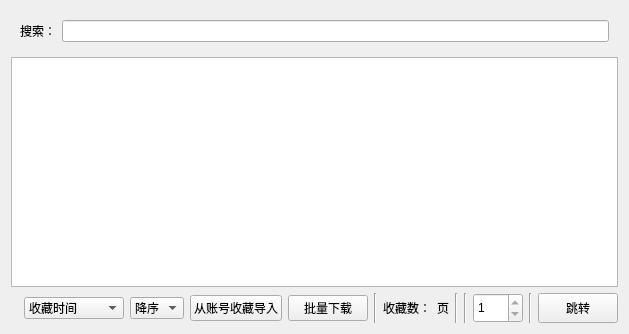
<?xml version="1.0" encoding="UTF-8"?>
<ui version="4.0">
 <class>LocalFavorite</class>
 <widget class="QWidget" name="LocalFavorite">
  <property name="geometry">
   <rect>
    <x>0</x>
    <y>0</y>
    <width>628</width>
    <height>334</height>
   </rect>
  </property>
  <property name="windowTitle">
   <string>收藏</string>
  </property>
  <layout class="QGridLayout" name="gridLayout_2">
   <item row="1" column="0">
    <layout class="QGridLayout" name="gridLayout_3">
     <item row="0" column="0">
      <widget class="ComicListWidget" name="bookList">
       <property name="styleSheet">
        <string notr="true"/>
       </property>
      </widget>
     </item>
    </layout>
   </item>
   <item row="2" column="0">
    <layout class="QGridLayout" name="gridLayout_4">
     <item row="0" column="0">
      <layout class="QHBoxLayout" name="horizontalLayout">
       <item>
        <widget class="QLabel" name="msgLabel">
         <property name="text">
          <string/>
         </property>
        </widget>
       </item>
       <item>
        <widget class="QComboBox" name="sortKeyCombox">
         <property name="enabled">
          <bool>true</bool>
         </property>
         <property name="minimumSize">
          <size>
           <width>100</width>
           <height>0</height>
          </size>
         </property>
         <item>
          <property name="text">
           <string>收藏时间</string>
          </property>
         </item>
        </widget>
       </item>
       <item>
        <widget class="QComboBox" name="sortIdCombox">
         <property name="enabled">
          <bool>true</bool>
         </property>
         <item>
          <property name="text">
           <string>降序</string>
          </property>
         </item>
         <item>
          <property name="text">
           <string>升序</string>
          </property>
         </item>
        </widget>
       </item>
       <item>
        <widget class="QPushButton" name="importButton">
         <property name="text">
          <string>从账号收藏导入</string>
         </property>
        </widget>
       </item>
       <item>
        <widget class="QPushButton" name="allDownButton">
         <property name="text">
          <string>批量下载</string>
         </property>
        </widget>
       </item>
       <item>
        <spacer name="horizontalSpacer">
         <property name="orientation">
          <enum>Qt::Horizontal</enum>
         </property>
         <property name="sizeHint" stdset="0">
          <size>
           <width>40</width>
           <height>20</height>
          </size>
         </property>
        </spacer>
       </item>
       <item>
        <widget class="Line" name="line_2">
         <property name="orientation">
          <enum>Qt::Vertical</enum>
         </property>
        </widget>
       </item>
       <item>
        <widget class="QLabel" name="nums">
         <property name="minimumSize">
          <size>
           <width>0</width>
           <height>30</height>
          </size>
         </property>
         <property name="text">
          <string>收藏数：</string>
         </property>
        </widget>
       </item>
       <item>
        <widget class="QLabel" name="pages">
         <property name="text">
          <string>页</string>
         </property>
        </widget>
       </item>
       <item>
        <widget class="Line" name="line">
         <property name="orientation">
          <enum>Qt::Vertical</enum>
         </property>
        </widget>
       </item>
       <item>
        <widget class="Line" name="line_4">
         <property name="orientation">
          <enum>Qt::Vertical</enum>
         </property>
        </widget>
       </item>
       <item>
        <widget class="QSpinBox" name="spinBox">
         <property name="minimumSize">
          <size>
           <width>50</width>
           <height>30</height>
          </size>
         </property>
         <property name="minimum">
          <number>1</number>
         </property>
         <property name="maximum">
          <number>1</number>
         </property>
        </widget>
       </item>
       <item>
        <widget class="Line" name="line_3">
         <property name="orientation">
          <enum>Qt::Vertical</enum>
         </property>
        </widget>
       </item>
       <item>
        <widget class="QPushButton" name="jumpButton">
         <property name="minimumSize">
          <size>
           <width>0</width>
           <height>30</height>
          </size>
         </property>
         <property name="text">
          <string>跳转</string>
         </property>
         <property name="shortcut">
          <string>Return</string>
         </property>
        </widget>
       </item>
      </layout>
     </item>
    </layout>
   </item>
   <item row="0" column="0">
    <widget class="QWidget" name="widget" native="true">
     <layout class="QHBoxLayout" name="horizontalLayout_2">
      <item>
       <widget class="QLabel" name="label">
        <property name="text">
         <string>搜索：</string>
        </property>
       </widget>
      </item>
      <item>
       <widget class="QLineEdit" name="lineEdit"/>
      </item>
     </layout>
    </widget>
   </item>
  </layout>
 </widget>
 <customwidgets>
  <customwidget>
   <class>ComicListWidget</class>
   <extends>QListWidget</extends>
   <header location="global">component.list.comic_list_widget.h</header>
  </customwidget>
 </customwidgets>
 <resources/>
 <connections>
  <connection>
   <sender>jumpButton</sender>
   <signal>clicked()</signal>
   <receiver>LocalFavorite</receiver>
   <slot>JumpPage()</slot>
   <hints>
    <hint type="sourcelabel">
     <x>439</x>
     <y>280</y>
    </hint>
    <hint type="destinationlabel">
     <x>361</x>
     <y>291</y>
    </hint>
   </hints>
  </connection>
 </connections>
 <slots>
  <slot>JumpPage()</slot>
  <slot>RefreshDataFocus()</slot>
 </slots>
</ui>
